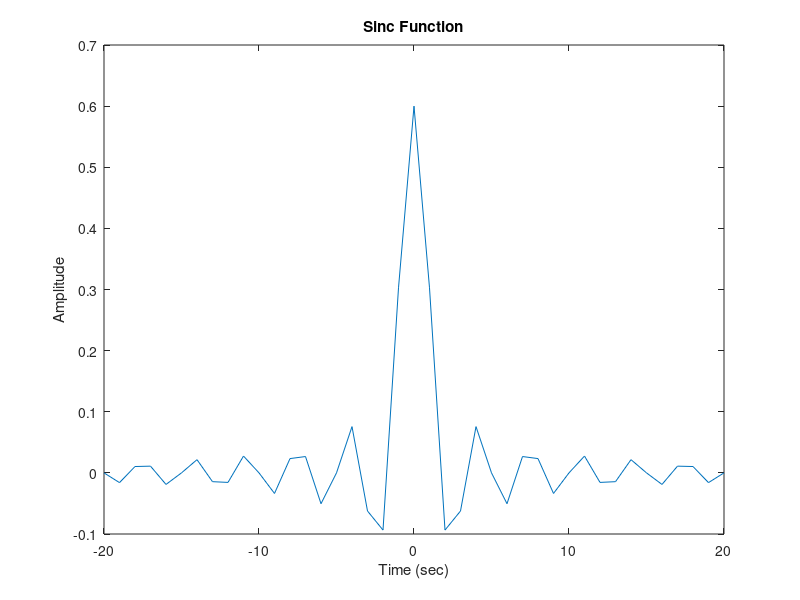
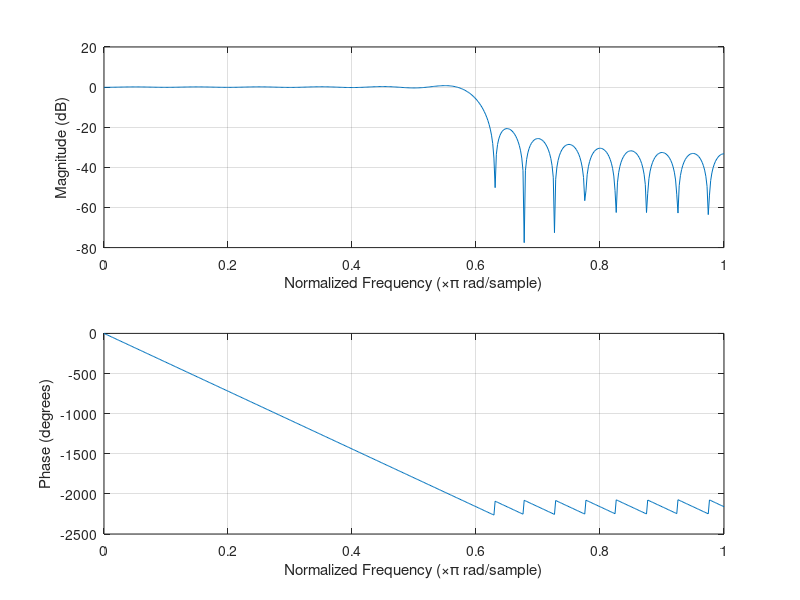

The MATLAB source for these figures, in order:
%t = linspace(-20,20);
t=(-20:1:20);
fc=0.3;
y = 2*fc*sinc(t*2*fc);

figure(1)
plot(t,y);
xlabel('Time (sec)');ylabel('Amplitude'); title('Sinc Function')

figure(2)
freqz(y)